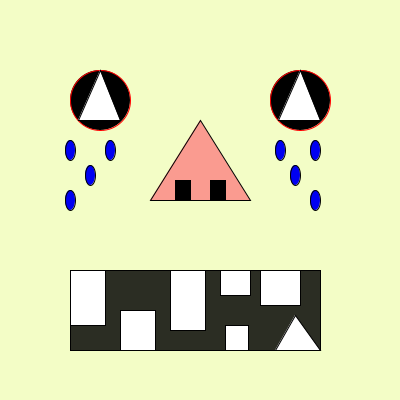
Frame 1 (no input)
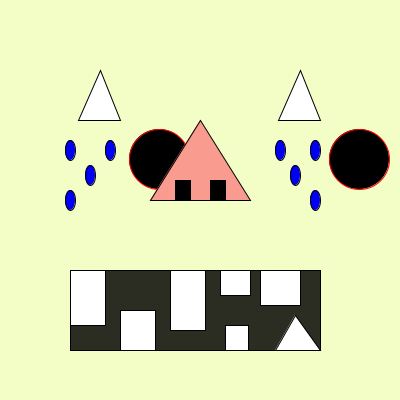
Frame 60 (the mouse pressed at the canvas centre just before this capture)
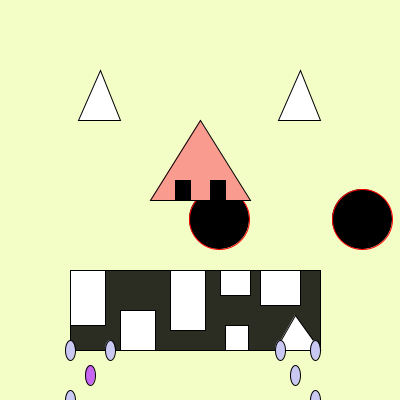
Frame 120 (the mouse held since frame 60 and released just before this capture)

The Processing sketch that drew these frames (run headless with seeded random() and noise(); from frame 60 on, the mouse is pressed at the canvas centre):

// Processing sketch: processing_134821
// ── processing_134821.pde

int r = 0;
int g = 0;
int b = 0;
int circleX1= 100;
int circleX2= 300;
int circleY= 100;
int xspeed1 = 1;
float xspeed2 = 1.4;
float yspeed = 1.2;

void setup()
{
  size(400, 400); //workspace size

}

void draw()
{  
  background(243,253,198); //background color

  //Eyes
  stroke(255, 0, 0); //outline colored red
  fill(0); //
  ellipse(circleX1, circleY, 60, 60);

  fill(0);
  ellipse(circleX2, circleY, 60, 60);
  
  //Bouncing eyes!!!!
  circleX1 += xspeed1;
  circleX2 += xspeed2;
  circleY += yspeed;
  
  if(circleX1 >= width || circleX1 <= 0)
  {
    xspeed1 = xspeed1 * (-1);
  }
  
  if(circleX2 >= width || circleX2 <= 0)
  {
    xspeed2 = xspeed2 * (-1);
  }
  
  if(circleY >= width || circleY <= 0)
  {
    yspeed = yspeed * (-1);
  }
  
  
  //Triangle in eyes
  stroke(0);//Returns outline color to black.
  //random eye colors
  
  int i = 0;
  int x = 78;
  int y = 100;
  int z=120;
  while(i < 2){
    fill(255);
    triangle(x,120,y,70,z,120);
    x += 200;
    y += 200;
    z += 200;
    i++;
  } 
  
//  translate(width/2, height/2);
//  rotate(PI/3.0);
//  rect(-26, -26, 52, 52);
  
  //Nose
  fill(250,155,144);
  triangle(150,200,200,120,250,200);
  
  //Nostrils
  fill(0);
  rect(175,180,15,20);
  
  fill (0);
  rect(210,180,15,20);
  
  //Mouth
  fill(0,0,0,210); //added transparency with fourth argument.
  rect(70,270,250,80);
  
  //Teeth
  fill(255);
  rect(70,270,35,55);
  
  fill(255);
  rect(120,310,35,40);
 
  fill(255);
  rect(170,270,35,60);
 
  fill(255);
  rect(220,270,30,25);
  
  fill(255);
  rect(225,325,23,25);
  
  fill(255);
  rect(260,270,40,35);
  
  fill(255);
  triangle(275,350,295,315,320,350);
  
  //Tears on the left eye
  if(mouseY <= 255)
  {
    int r = mouseY;
    int g = mouseY/2;
    
  fill(mouseY,mouseX,242);
  ellipse(70,150+mouseY,10,20);
  
  fill(mouseY,mouseX,242);
  ellipse(110,150+mouseY,10,20);
  
  fill(mouseY,mouseX,242);
  ellipse(70,200+mouseY,10,20);
  
  fill(r,g,242);
  ellipse(90,175+mouseY,10,20);
  }
  //Tears on the right eye
  if(mouseY <= 255)
  {
    int r = mouseY;
    int g = mouseY/2;
  
  fill(mouseX,mouseY,242);
  ellipse(280,150+mouseY,10,20);
  
  fill(mouseX,mouseY,242);
  ellipse(315,150+mouseY,10,20);
  
  fill(mouseX,mouseY,242);
  ellipse(295,175+mouseY,10,20);
  
  fill(mouseX,mouseY,242);
  ellipse(315,200+mouseY,10,20);
  }
  
}
void mouseClicked()
{
  
  if (r == 0 && g == 0 && b == 0) {
    r = (int)random(255);
    g = (int)random(255);
    b = (int)random(255);
  }
  else {
    r = (int)random(255);
    g = (int)random(255);
    b = (int)random(255);
  }
}
